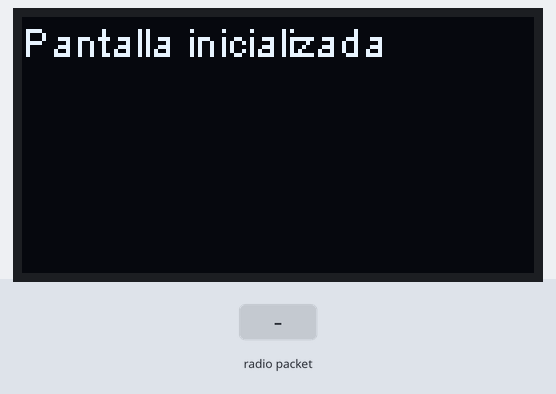
Bench run of a sketch on a simulated ESP8266 (NodeMCU). Shown: 128×64 one-colour display. Inputs (shaded band) come from the test bench. No radio packets arrive unless stated; what the sketch prints to the serial monitor is not drawn.

Above: at 1.2 s.
1.3 s: radio packet "1" arrives
At 3.0 s:
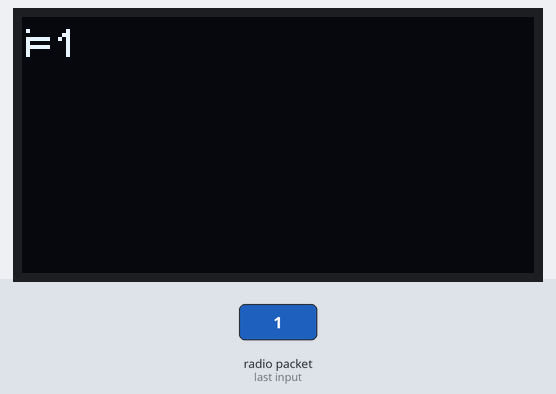
3.8 s: radio packet "0" arrives
At 6.0 s:
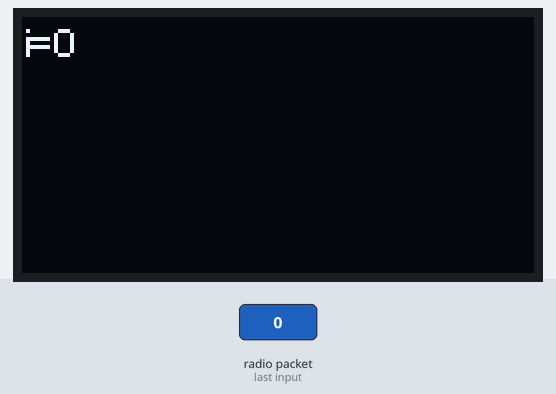
6.3 s: radio packet "2" arrives
Timing chart, 0 to 9.3 s (numbered marks = the images above; inputs shaded):
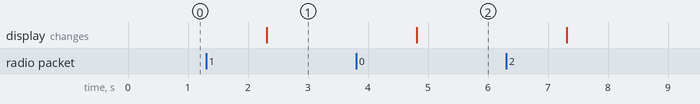

The sketch:

lorareceptor_v04.ino
```cpp
#include <SPI.h>
#include <LoRa.h>


#define SS 18
#define RST 14
#define DI0 26

//pantalla
#include <Wire.h>        // Only needed for Arduino 1.6.5 and earlier
//#include "SSD1306Wire.h" // legacy: #include "SSD1306.h"
#include "SSD1306.h"
// TTGO LoRa32-OLED V1
#define OLED_SDA 21
#define OLED_SCL 22
#define OLED_RST NOT_A_PIN

SSD1306Wire display(0x3c, OLED_SDA, OLED_SCL);


void setup() {
  Serial.begin(9600);
  while (!Serial);

  Serial.println("LoRa Receiver");

  // Configurar pines LoRa
  LoRa.setPins(SS, RST, DI0);

  if (!LoRa.begin(915E6)) {
    Serial.println("Starting LoRa failed!");
    while (1);
  }

  //pantalla
  // reset the OLED:
  if (OLED_RST != NOT_A_PIN)
  {
    pinMode(OLED_RST, OUTPUT);
    digitalWrite(OLED_RST, LOW); // set GPIO16 low to reset OLED
    delay(50);
    digitalWrite(OLED_RST, HIGH); // while OLED is running, must set GPIO16 in high
  }
  //pantalla
  display.init();
  display.flipScreenVertically();

  display.clear();
  display.setFont(ArialMT_Plain_10);
  display.drawString(0, 0, "Pantalla inicializada");
  display.display();
}

void loop() {
  // Intentar recibir un paquete
  int packetSize = LoRa.parsePacket();
  if (packetSize) {
    // Recibir paquete
    Serial.print("Received packet '");

    //while (LoRa.available()) {
    //  Serial.print((char)LoRa.read());
    //}
    String numero;//variable declarado fuera
    while (LoRa.available()) {
    //  Serial.print((char)LoRa.read());
        //String numero="i="+(char)LoRa.read();
        numero=LoRa.readString();
        Serial.print(numero);
    }

    Serial.print("' with RSSI ");
    Serial.println(LoRa.packetRssi());

  //pantalla
  display.clear();
  display.setFont(ArialMT_Plain_10);
  display.drawString(0, 0, "i="+numero);
  display.display();

  }
}
```

Measured:
- after the input at 1.3 s, the display: changes after 1.0 s (image 1)
- after the input at 3.8 s, the display: changes after 1.0 s (image 2)
